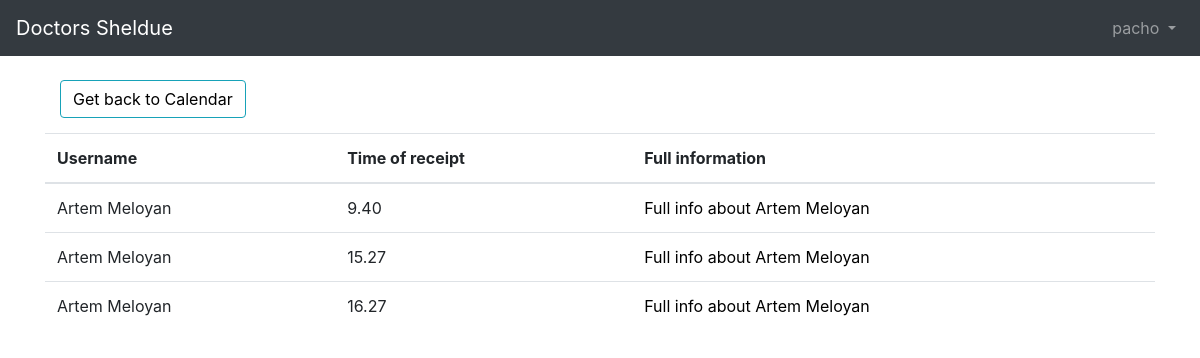
Screenshot of /daily/9/8 (signed in) with the database file from the repository.
### main/models.py (models this page shows, shortened)
class Event(models.Model):
    patient = models.ForeignKey(Patient, on_delete = models.CASCADE, blank=True, related_name='patient')
    doctor = models.ForeignKey(Doctor, on_delete = models.CASCADE, blank=True, related_name='doctors')
    title = models.CharField(max_length=200)
    description = models.TextField()
    start_time = models.DateTimeField()
    def __str__(self):
        return str(self.id)

class Patient(models.Model):
    user = models.OneToOneField(User, on_delete=models.CASCADE)
    name = models.CharField(max_length=50, help_text="Name of a user")

### main/views.py (the view)
# urls.py: path('daily/<int:day>/<int:month>',views.DailySheldue.as_view(), name ='daily'),
class DailySheldue(LoginRequiredMixin ,generic.ListView):
    model = Event
    template_name = 'daily.html'
    def get_queryset(self):
        day =self.kwargs['day']
        month = self.kwargs['month']
        print(day, month)
        context = daily_view(day, month, self.request.user.id)
        return context

### main/views.py (called while the page is built)
def daily_view(day, month, id =1):
    events_per_day = Event.objects.filter(start_time__day=day, doctor__user_id=id, start_time__month=month)
    print(events_per_day)
    return events_per_day

### templates/daily.html
{% extends "base.html" %}
{% block content %}
    <table class="table table-hover">
     <div class="clearfix">
        <a class="btn btn-info left" href="{% url 'calendar' %}"> Get back to Calendar </a>
    </div>
  <thead>
    <tr>
      <th scope="col">Username</th>
      <th scope="col">Time of receipt</th>
      <th scope="col">Full information</th>
    </tr>
  </thead>
  <tbody>
    {% for events in object_list %}
      <tr>
        <td scope="row">{{ events.patient.name }}</td>
        <td scope="row">{{ events.start_time.hour }}.{{ events.start_time.minute }}</td>
        <td scope="row"><a  href="{% url 'edit' events.id %}"> Full info about {{ events.patient.name }} </a></td>
      </tr>
    {% endfor %}
  </tbody>
</table>
{% endblock %}

### templates/base.html (shortened to what this page needs)
{% load static %}
<!doctype html>
<html lang="en">
<head>
    <link rel="stylesheet" href="https://stackpath.bootstrapcdn.com/bootstrap/4.5.0/css/bootstrap.min.css">
    <link rel="stylesheet" href="https://use.fontawesome.com/releases/v5.0.10/css/all.css">
    <link rel="stylesheet" type="text/css" href="{% static 'styles.css' %}">
<title>{% block title %}Doctors admin App{% endblock title %}</title> </head>
</head>
<body>
  <nav class="navbar navbar-expand-md navbar-dark bg-dark mb-4">
    <a class="navbar-brand" href="{% url 'home' %}">Doctors Sheldue</a>
    <div class="collapse navbar-collapse" id="navbarCollapse">
      {% if user.is_authenticated %}
      <ul class="navbar-nav ml-auto">
        <li class="nav-item">
          <a class="nav-link dropdown-toggle" href="#" id="userMenu" data-toggle="dropdown" aria-haspopup="true" aria-expanded="false">
                {{ user.username }}
              </a>
        </li>
 </ul>
{% else %}
<form class="form-inline ml-auto">
  <a href="{% url 'login' %}" class="btn btn-outline-secondary">Log in</a>
  <a href="{% url 'register-doctor' %}" class="btn btn-primary ml-2">Sign up</a> </form>
{% endif %}
</div>
</nav>
<div class="container">
  {% block content %}
  {% endblock %}
</div>
</body> </html>

### static/styles.css (style rules this page uses)
a { transition: color .2s; }
a:link { color: black; text-decoration: none; }
.left { float : left; }
.btn { outline: none; color: black; background-color: transparent; box-shadow: 0 0 0 0; }
.clearfix { margin: 15px; }

### rows the page displays
Event: patient.name "Artem Meloyan", start_time.hour "9", start_time.minute "40"
Event: patient.name "Artem Meloyan", start_time.hour "15", start_time.minute "27"
Event: patient.name "Artem Meloyan", start_time.hour "16", start_time.minute "27"

### other values shown
{{ user.username }} "pacho"
